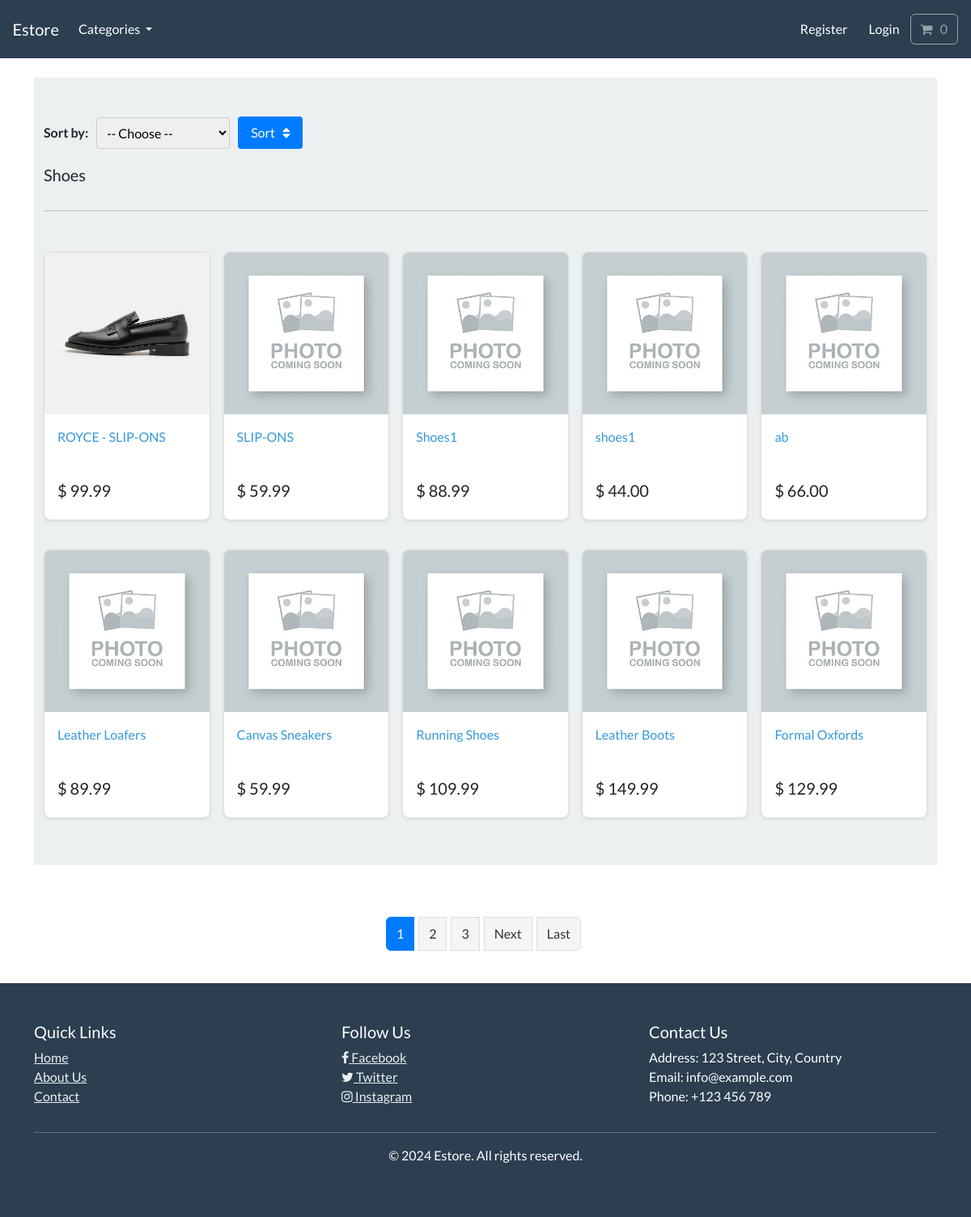
The page /search/shoes/ on the database its author committed.
### store/models.py (models this page shows, shortened)
class Category(models.Model):
    name = models.CharField(max_length=250, db_index=True)
    slug = models.SlugField(max_length=250, unique=True)
    class Meta:
        verbose_name_plural = "categories"
    def get_absolute_url(self):
        return reverse("list-category", args=[self.slug])

class Product(models.Model):
    category = models.ForeignKey(
        Category, related_name="product", on_delete=models.CASCADE, null=True
    )
    title = models.CharField(max_length=250)
    brand = models.CharField(max_length=250, default="unbranded")
    description = models.TextField(blank=True)
    slug = AutoSlugField(populate_from="title", unique=True)
    price = models.DecimalField(max_digits=6, decimal_places=2)
    default_image = models.ImageField(
        default="/images/default.jpg", upload_to="images/"
    )
    class Meta:
        verbose_name_plural = "products"
    def get_absolute_url(self):
        return reverse("product-info", args=[self.slug])

### store/views.py (the view)
# urls.py: path("search/<slug:category_slug>/", views.list_category, name="list-category"),
def list_category(request, category_slug=None):
    category = get_object_or_404(Category, slug=category_slug)
    products = Product.objects.filter(category=category)
    sort_by = request.GET.get("sort_by")
    if sort_by == "price_asc":
        products = products.order_by("price")
    elif sort_by == "price_desc":
        products = products.order_by("-price")
    elif sort_by == "name_asc":
        products = products.order_by("title")
    elif sort_by == "name_desc":
        products = products.order_by("-title")
    paginator = Paginator(products, 10)  # Show 10 products per page
    page_number = request.GET.get("page")
    try:
        products = paginator.page(page_number)
    except PageNotAnInteger:
        products = paginator.page(1)
    except EmptyPage:
        products = paginator.page(paginator.num_pages)
    context = {
        "category": category,
        "products": products,
        "sort_by": sort_by,
    }
    return render(request, "store/list-category.html", context)

### cart/cart.py (called while the page is built)
    def __len__(self):
        return sum(item["qty"] for item in self.cart.values())

### cart/context_processors.py (called while the page is built)
def cart(request):
    return {"cart": Cart(request)}

### store/views.py (called while the page is built)
def categories(request):
    all_categories = Category.objects.all()
    return {"all_categories": all_categories}

### store/templates/store/list-category.html (shortened to what this page needs)
{% extends "./base.html" %}
{% load static %}
{% block content %}
<main>
  <div class="album py-5 bg-light">
    <div class="container">
      <form method="get" action="{% url 'list-category' category.slug %}" class="sort-form">
        <label for="sort_by">Sort by:</label>
        <select name="sort_by" id="sort_by">
            <option value="">-- Choose --</option>
        </select>
        <button type="submit">Sort &nbsp; <i class="fa fa-sort" aria-hidden="true"></i></button>
      </form>
      <div class="pb-3 h5"> {{category.name | capfirst}} </div>
      <hr>
      <br>
      <div class="row row-cols-1 row-cols-sm-2 row-cols-md-5 g-3">
        {% for product in products %}
          <div class="col">
            <div class="card shadow-sm">
              <img class="img-fluid" alt="Responsive image" src="{{product.default_image.url}}">
              <div class="card-body">
                <p class="card-text">
                  <a class="text-info text-decoration-none" href="{{product.get_absolute_url}}"> {{product.title}} </a>
                </p>
                <div class="d-flex justify-content-between align-items-center">
                  <h5 class="card-price"> $ {{product.price}} </h5>
                </div>
              </div>
            </div>
          </div>
        {% endfor %}
      </div>
    </div>
  </div>
  <br>
  <div class="pagination justify-content-center">
    <ul class="pagination">
      {% for num in products.paginator.page_range %}
        {% if products.number == num %}
          <li class="page-item active" aria-current="page"><span class="page-link">{{ num }} <span class="sr-only">(current)</span></span></li>
        {% else %}
          <li class="page-item"><a class="page-link" href="?page={{ num }}">{{ num }}</a></li>
        {% endif %}
      {% endfor %}
      {% if products.has_next %}
        <li class="page-item"><a class="page-link" href="?page={{ products.next_page_number }}">Next</a></li>
        <li class="page-item"><a class="page-link" href="?page={{ products.paginator.num_pages }}">Last</a></li>
      {% endif %}
    </ul>
  </div>
<br>
</main>
{% endblock %}

### static/css/styles.css (style rules this page uses)
.card { border-radius: 10px; margin-bottom: 70px; }
.card-body { border-radius: 10px; }
.sort-form { display: flex; align-items: center; margin-bottom: 20px; }
.sort-form label { margin-right: 10px; font-weight: bold; }
.sort-form select { padding: 8px; font-size: 16px; border: 1px solid #ccc; border-radius: 4px; margin-right: 10px; }
.sort-form button { padding: 8px 16px; font-size: 16px; background-color: #007bff; color: white; border: none; border-radius: 4px; cursor: pointer; }
.pagination { display: flex; justify-content: center; margin-top: 20px; }
.pagination .page-item { display: inline-block; margin-right: 5px; }
.pagination .page-link { padding: 8px 12px; border: 1px solid #ddd; background-color: #f5f5f5; color: #333; text-decoration: none; }
.pagination .page-item.active .page-link { background-color: #007bff; border-color: #007bff; color: white; }
.card { width: 100%; min-width: auto; height: auto; background-color: #fff; border: 1px solid #ddd; border-radius: 8px; overflow: hidden; margin: 10px; margin-inline-start: auto; margin-inline-end: auto; }
.card img { object-fit: cover; height: 200px; width: 100%; }
.card-text { height: 50px; overflow: hidden; text-overflow: ellipsis; }
.card-price { height: auto; overflow: hidden; text-overflow: ellipsis; }

### rows shown on the page
Category: name "Shoes"
Product: default_image (picture), title "ROYCE - SLIP-ONS", price "99.99"
Product: default_image (placeholder picture), title "SLIP-ONS", price "59.99"
Product: default_image (placeholder picture), title "Shoes1", price "88.99"
Product: default_image (placeholder picture), title "shoes1", price "44.00"
Product: default_image (placeholder picture), title "ab", price "66.00"
Product: default_image (placeholder picture), title "Leather Loafers", price "89.99"
Product: default_image (placeholder picture), title "Canvas Sneakers", price "59.99"
Product: default_image (placeholder picture), title "Running Shoes", price "109.99"
Product: default_image (placeholder picture), title "Leather Boots", price "149.99"
Product: default_image (placeholder picture), title "Formal Oxfords", price "129.99"

### other values the page prints
{{ num }} "1"
{{ num }} "2" "3"
